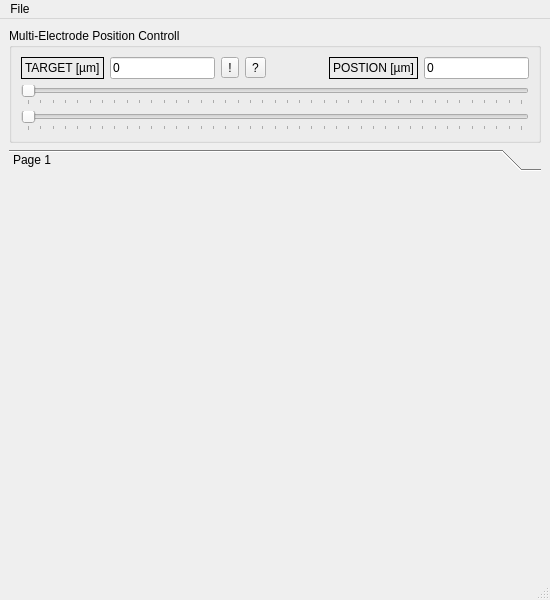
<?xml version="1.0" encoding="UTF-8"?>
<ui version="4.0">
 <class>MultiElectrodeClient</class>
 <widget class="QMainWindow" name="MultiElectrodeClient">
  <property name="geometry">
   <rect>
    <x>0</x>
    <y>0</y>
    <width>550</width>
    <height>600</height>
   </rect>
  </property>
  <property name="windowTitle">
   <string>Multi Electrode Client</string>
  </property>
  <property name="windowIcon">
   <iconset resource="res.qrc">
    <normaloff>:/icons/neural_sim_client.png</normaloff>:/icons/neural_sim_client.png</iconset>
  </property>
  <widget class="QWidget" name="centralwidget">
   <layout class="QVBoxLayout" name="verticalLayout">
    <item>
     <widget class="QGroupBox" name="posi_gb">
      <property name="title">
       <string>Multi-Electrode Position Controll</string>
      </property>
      <layout class="QGridLayout" name="gridLayout">
       <item row="0" column="0">
        <widget class="QLabel" name="posi_lbl_target">
         <property name="frameShape">
          <enum>QFrame::Box</enum>
         </property>
         <property name="text">
          <string>TARGET [µm]</string>
         </property>
         <property name="buddy">
          <cstring>posi_edit_target</cstring>
         </property>
        </widget>
       </item>
       <item row="0" column="1">
        <widget class="QLineEdit" name="posi_edit_target">
         <property name="sizePolicy">
          <sizepolicy hsizetype="Fixed" vsizetype="Fixed">
           <horstretch>0</horstretch>
           <verstretch>0</verstretch>
          </sizepolicy>
         </property>
         <property name="minimumSize">
          <size>
           <width>80</width>
           <height>0</height>
          </size>
         </property>
         <property name="text">
          <string>0</string>
         </property>
        </widget>
       </item>
       <item row="0" column="2">
        <widget class="QToolButton" name="posi_btn_go">
         <property name="toolTip">
          <string>send to position</string>
         </property>
         <property name="text">
          <string>!</string>
         </property>
        </widget>
       </item>
       <item row="0" column="5">
        <spacer name="horizontalSpacer">
         <property name="orientation">
          <enum>Qt::Horizontal</enum>
         </property>
         <property name="sizeHint" stdset="0">
          <size>
           <width>47</width>
           <height>21</height>
          </size>
         </property>
        </spacer>
       </item>
       <item row="0" column="6">
        <widget class="QLabel" name="posi_lbl_position">
         <property name="frameShape">
          <enum>QFrame::Box</enum>
         </property>
         <property name="text">
          <string>POSTION [µm]</string>
         </property>
         <property name="buddy">
          <cstring>posi_edit_position</cstring>
         </property>
        </widget>
       </item>
       <item row="0" column="7">
        <widget class="QLineEdit" name="posi_edit_position">
         <property name="enabled">
          <bool>true</bool>
         </property>
         <property name="sizePolicy">
          <sizepolicy hsizetype="Fixed" vsizetype="Fixed">
           <horstretch>0</horstretch>
           <verstretch>0</verstretch>
          </sizepolicy>
         </property>
         <property name="minimumSize">
          <size>
           <width>80</width>
           <height>0</height>
          </size>
         </property>
         <property name="inputMethodHints">
          <set>Qt::ImhDigitsOnly</set>
         </property>
         <property name="text">
          <string>0</string>
         </property>
         <property name="readOnly">
          <bool>true</bool>
         </property>
        </widget>
       </item>
       <item row="1" column="0" colspan="8">
        <widget class="QSlider" name="posi_slider_target">
         <property name="minimumSize">
          <size>
           <width>300</width>
           <height>0</height>
          </size>
         </property>
         <property name="maximum">
          <number>1000</number>
         </property>
         <property name="pageStep">
          <number>25</number>
         </property>
         <property name="value">
          <number>0</number>
         </property>
         <property name="tracking">
          <bool>false</bool>
         </property>
         <property name="orientation">
          <enum>Qt::Horizontal</enum>
         </property>
         <property name="tickPosition">
          <enum>QSlider::TicksBelow</enum>
         </property>
         <property name="tickInterval">
          <number>25</number>
         </property>
        </widget>
       </item>
       <item row="2" column="0" colspan="8">
        <widget class="QSlider" name="posi_slider_position">
         <property name="enabled">
          <bool>false</bool>
         </property>
         <property name="minimumSize">
          <size>
           <width>300</width>
           <height>0</height>
          </size>
         </property>
         <property name="maximum">
          <number>1000</number>
         </property>
         <property name="pageStep">
          <number>25</number>
         </property>
         <property name="tracking">
          <bool>false</bool>
         </property>
         <property name="orientation">
          <enum>Qt::Horizontal</enum>
         </property>
         <property name="tickPosition">
          <enum>QSlider::TicksBelow</enum>
         </property>
         <property name="tickInterval">
          <number>25</number>
         </property>
        </widget>
       </item>
       <item row="0" column="3">
        <widget class="QToolButton" name="posi_btn_request">
         <property name="toolTip">
          <string>request current position</string>
         </property>
         <property name="text">
          <string>?</string>
         </property>
        </widget>
       </item>
      </layout>
     </widget>
    </item>
    <item>
     <widget class="QToolBox" name="toolBox">
      <property name="currentIndex">
       <number>0</number>
      </property>
      <widget class="QWidget" name="page">
       <property name="geometry">
        <rect>
         <x>0</x>
         <y>0</y>
         <width>532</width>
         <height>385</height>
        </rect>
       </property>
       <attribute name="label">
        <string>Page 1</string>
       </attribute>
      </widget>
     </widget>
    </item>
   </layout>
  </widget>
  <widget class="QMenuBar" name="menubar">
   <property name="geometry">
    <rect>
     <x>0</x>
     <y>0</y>
     <width>550</width>
     <height>20</height>
    </rect>
   </property>
   <widget class="QMenu" name="menuFile">
    <property name="title">
     <string>File</string>
    </property>
    <addaction name="actionQuit"/>
   </widget>
   <addaction name="menuFile"/>
  </widget>
  <widget class="QStatusBar" name="statusbar"/>
  <action name="actionQuit">
   <property name="text">
    <string>Quit</string>
   </property>
   <property name="shortcut">
    <string>Alt+Q</string>
   </property>
  </action>
 </widget>
 <tabstops>
  <tabstop>posi_edit_target</tabstop>
  <tabstop>posi_btn_go</tabstop>
  <tabstop>posi_btn_request</tabstop>
  <tabstop>posi_edit_position</tabstop>
  <tabstop>posi_slider_target</tabstop>
  <tabstop>posi_slider_position</tabstop>
 </tabstops>
 <resources>
  <include location="res.qrc"/>
 </resources>
 <connections>
  <connection>
   <sender>actionQuit</sender>
   <signal>activated()</signal>
   <receiver>MultiElectrodeClient</receiver>
   <slot>close()</slot>
   <hints>
    <hint type="sourcelabel">
     <x>-1</x>
     <y>-1</y>
    </hint>
    <hint type="destinationlabel">
     <x>252</x>
     <y>209</y>
    </hint>
   </hints>
  </connection>
  <connection>
   <sender>posi_edit_target</sender>
   <signal>returnPressed()</signal>
   <receiver>posi_btn_go</receiver>
   <slot>click()</slot>
   <hints>
    <hint type="sourcelabel">
     <x>156</x>
     <y>67</y>
    </hint>
    <hint type="destinationlabel">
     <x>233</x>
     <y>66</y>
    </hint>
   </hints>
  </connection>
 </connections>
</ui>
